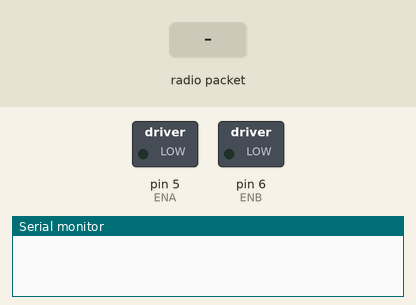
The sketch below on a simulated Arduino Uno, built with avr-gcc and run on an emulated ATmega328P. Shown: switched loads named in the sketch (green lamp = pin HIGH), the last lines printed to the serial monitor. Inputs (shaded band) come from the test bench. No radio packets arrive unless stated.

Above: at 1.2 s.
1.3 s: radio packet "forward" arrives
At 2.2 s:
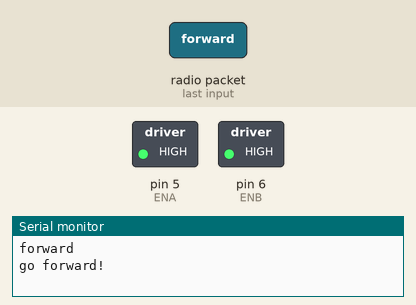
2.8 s: radio packet "1" arrives
At 3.4 s:
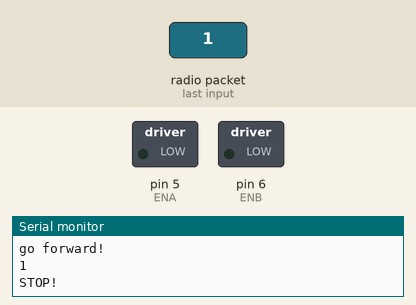
4.3 s: radio packet "backward" arrives
At 5.7 s:
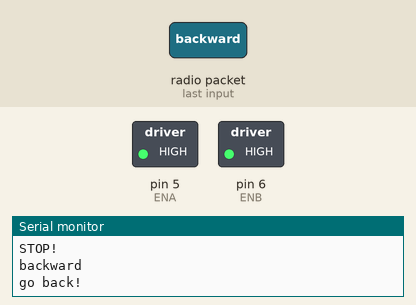
Timing chart, 0 to 7.3 s (numbered marks = the images above; inputs shaded):
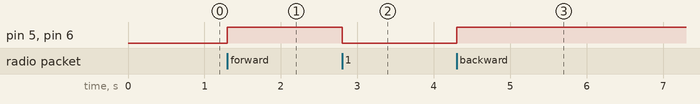

Measured:
- after the input at 1.3 s, pin 5 (ENA), pin 6 (ENB): LOW → HIGH at once
- after the input at 2.8 s, pin 5 (ENA), pin 6 (ENB): HIGH → LOW at once
- after the input at 4.3 s, pin 5 (ENA), pin 6 (ENB): LOW → HIGH at once

The sketch:

Recieverremote.ino
```cpp
#include <SPI.h>
#include <nRF24L01.h>
#include <RF24.h>
//#include <Servo.h>
//#define button 4
#define ENB 6   // Left  wheel speed
#define IN1 3   // Left  wheel forward
#define IN2 4   // Left  wheel reverse
#define IN3 9    // Right wheel reverse
#define IN4 10  // Right wheel forward
#define ENA 5   // Right wheel speed
#define carSpeed 255  // initial speed of car >=0 to <=255

RF24 radio(7, 8); // CE, CSN
//const byte addresses[][6] = {"00007", "00002"};
const byte address[6] = "00001";
//Servo myServo;
//boolean buttonState = 0;
void setup() {
  Serial.begin(9600);
  //pinMode(button, INPUT);
  //myServo.attach(5);
  radio.begin();
 radio.setChannel(12);
  radio.openReadingPipe(0, address); // 00001
  radio.setPALevel(RF24_PA_MIN);

  radio.startListening();
}

void forward() {
  analogWrite(ENA, carSpeed);
  analogWrite(ENB, carSpeed);
  digitalWrite(IN1, HIGH);
  digitalWrite(IN2, LOW);
  digitalWrite(IN3, LOW);
  digitalWrite(IN4, HIGH);
  Serial.println("go forward!");
}

void back(){
  analogWrite(ENA, carSpeed);
  analogWrite(ENB, carSpeed);
  digitalWrite(IN1, LOW);
  digitalWrite(IN2, HIGH);
  digitalWrite(IN3, HIGH);
  digitalWrite(IN4, LOW);
  Serial.println("go back!");
}

void left(){
  analogWrite(ENA, carSpeed);
  analogWrite(ENB, carSpeed);
  digitalWrite(IN1, LOW);
  digitalWrite(IN2, HIGH);
  digitalWrite(IN3, LOW);
  digitalWrite(IN4, HIGH);
  Serial.println("go left!");
}

void right(){
  analogWrite(ENA, carSpeed);
  analogWrite(ENB, carSpeed);
  digitalWrite(IN1, HIGH);
  digitalWrite(IN2, LOW);
  digitalWrite(IN3, HIGH);
  digitalWrite(IN4, LOW);
  Serial.println("go right!");
}

void stop(){
  digitalWrite(ENA, LOW);
  digitalWrite(ENB, LOW);
  Serial.println("STOP!");
}


void loop() {

  //Serial.println("is chip connected?" + String(radio.isChipConnected()));
 // Serial.print(",");
  if (radio.available()) {

    char text[32] = "";
    radio.read(&text, sizeof(text));
    Serial.println(text);

    if (String(text) == "forward") {

     forward();
    }
    else if (String(text) == "backward") {
      back();
    }
    else if (String(text) == "right"){
      right();
    }
    else if (String(text) == "left") {
      left();
    } else {

      stop();
    }

  }

}
```
